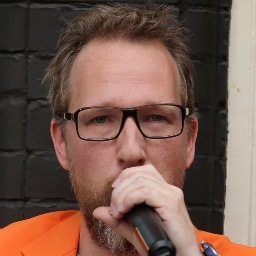
#> input picture 00005.jpg, 256 x 256 px, found by its file name
$ python read_image.py
#> lines starting #> are read from the running program, lines starting #| are printed output that depends on the picture
import cv2

image = cv2.imread("images/00005.jpg")
#> image is the input picture: shape (256, 256, 3); mean B, G, R 76.3, 87.5, 115.5

if image is None:
    print("Error: Image not found")
    exit()

# Resize image
image = cv2.resize(image, (600, 600))
#> image: shape (600, 600, 3)

# Convert image to grayscale
gray = cv2.cvtColor(image, cv2.COLOR_BGR2GRAY)
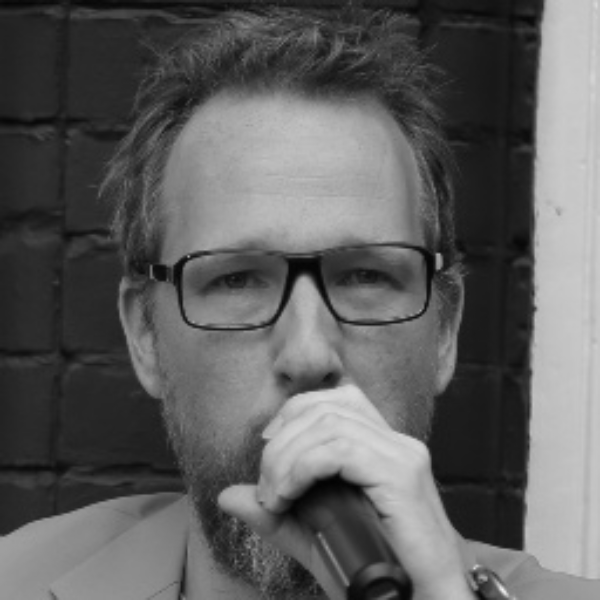
#> gray: shape (600, 600); min 2, max 244, mean 94.5

# Load Haar Cascade face detector
face_cascade = cv2.CascadeClassifier(
    cv2.data.haarcascades +
    "haarcascade_frontalface_default.xml"
)

# Detect faces
faces = face_cascade.detectMultiScale(
    gray,
    scaleFactor=1.1,
    minNeighbors=5,
    minSize=(30, 30)
)
#> faces = [[147, 145, 329, 329]]

# Print number of faces found
print(f"Faces detected: {len(faces)}")
#| Faces detected: 1

# Loop through detected faces
for i, (x, y, w, h) in enumerate(faces):

    # Draw rectangle around face
    cv2.rectangle(
        image,
        (x, y),
        (x + w, y + h),
        (0, 255, 0),
        2
    )

    # Crop face
    face_crop = image[y:y+h, x:x+w]

    # Save cropped face
    cv2.imwrite(f"images/cropped_face_{i}.jpg", face_crop)
#> this loop made 1 pass
#> pass 1, `face_crop = image[y:y+h, x:x+w]`:
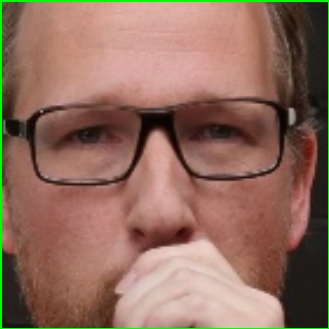
#> face_crop: shape (329, 329, 3); mean B, G, R 92.9, 108, 143.2
#> after the loop:
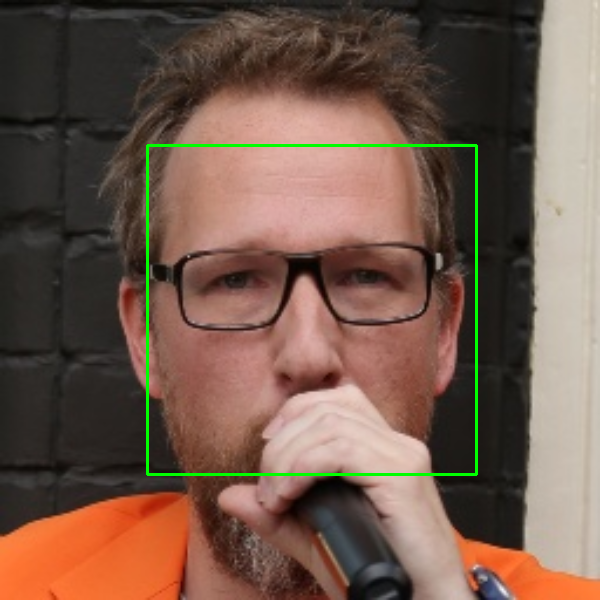
#> image: shape (600, 600, 3); mean B, G, R 75.4, 89.3, 114.2

# Show output image
cv2.imshow("Face Detection", image)

# Wait until key press
cv2.waitKey(0)

# Close all windows
cv2.destroyAllWindows()

$ run again, with 00008.jpg copied over 00005.jpg
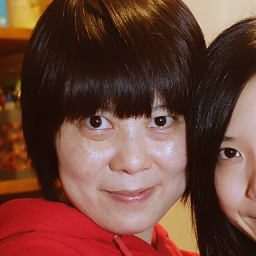
#> input picture 00008.jpg, 256 x 256 px, found by its file name
#> image is the input picture: shape (256, 256, 3); mean B, G, R 56.2, 68.1, 109.8
#> `gray = cv2.cvtColor(image, cv2.COLOR_BGR2GRAY)`:
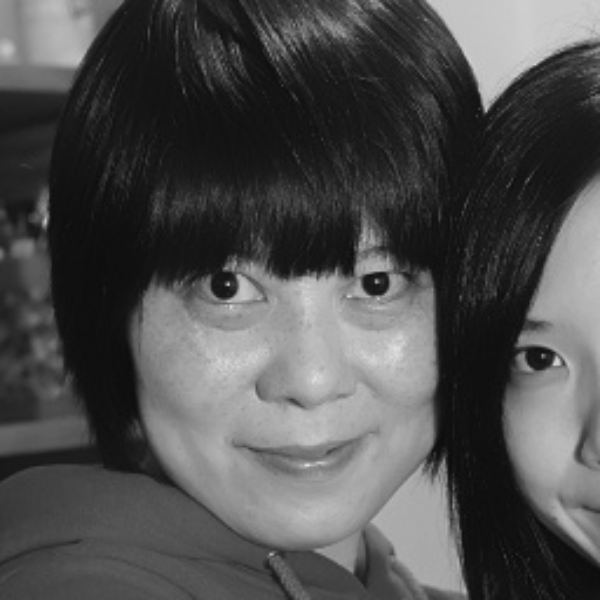
#> gray: shape (600, 600); min 10, max 226, mean 79.1
#> faces = [[108, 161, 382, 382]]
#| Faces detected: 1
#> the loop `for i, (x, y, w, h) in enumerate(faces):` made 1 pass
#> after the loop `for i, (x, y, w, h) in enumerate(faces):`:
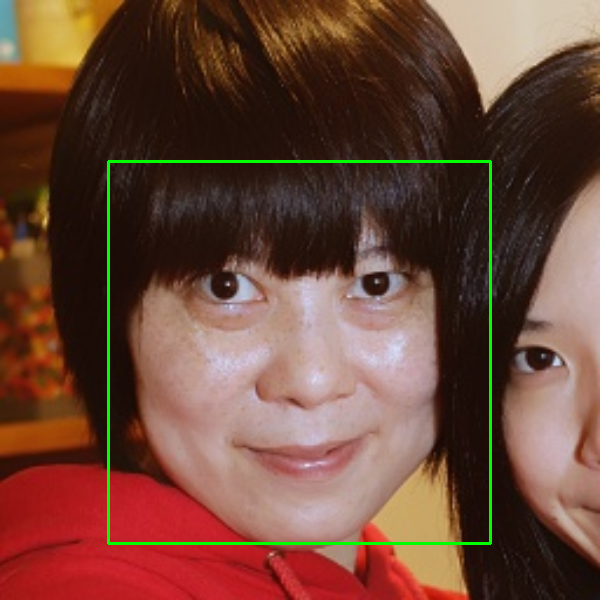
#> image: shape (600, 600, 3); mean B, G, R 55.7, 70.8, 108.7

$ run again, with 00020.jpg copied over 00005.jpg
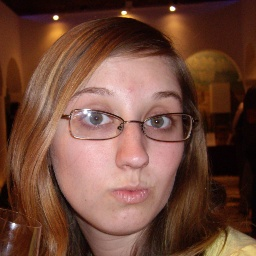
#> input picture 00020.jpg, 256 x 256 px, found by its file name
#> image is the input picture: shape (256, 256, 3); mean B, G, R 59, 73.4, 112.8
#> `gray = cv2.cvtColor(image, cv2.COLOR_BGR2GRAY)`:
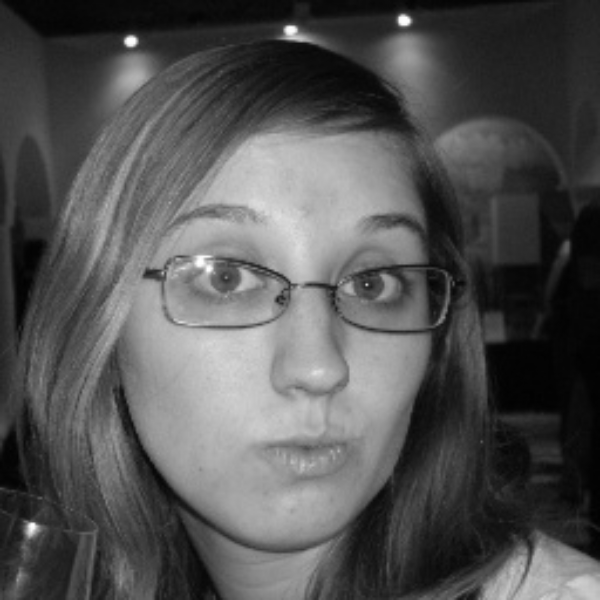
#> gray: shape (600, 600); min 1, max 254, mean 83.4
#> faces = [[124, 153, 361, 361]]
#| Faces detected: 1
#> the loop `for i, (x, y, w, h) in enumerate(faces):` made 1 pass
#> after the loop `for i, (x, y, w, h) in enumerate(faces):`:
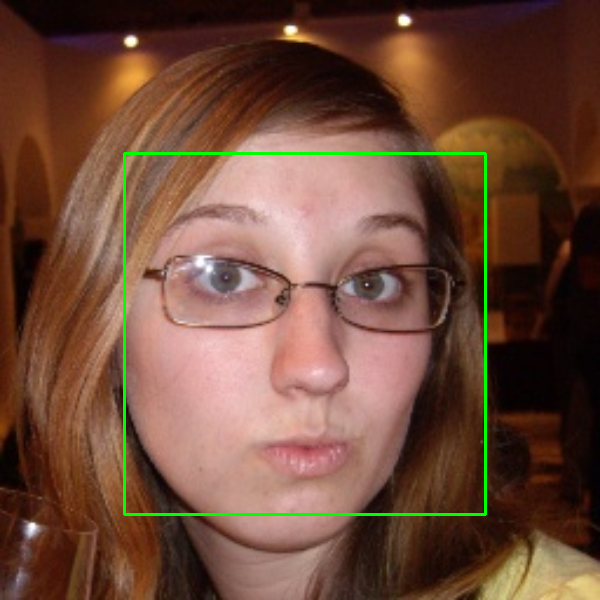
#> image: shape (600, 600, 3); mean B, G, R 58.1, 75.3, 111.1

$ run again, with 00024.jpg copied over 00005.jpg
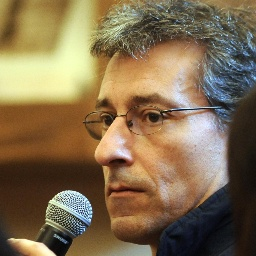
#> input picture 00024.jpg, 256 x 256 px, found by its file name
#> image is the input picture: shape (256, 256, 3); mean B, G, R 79.4, 109.3, 129.7
#> `image = cv2.resize(image, (600, 600))`:
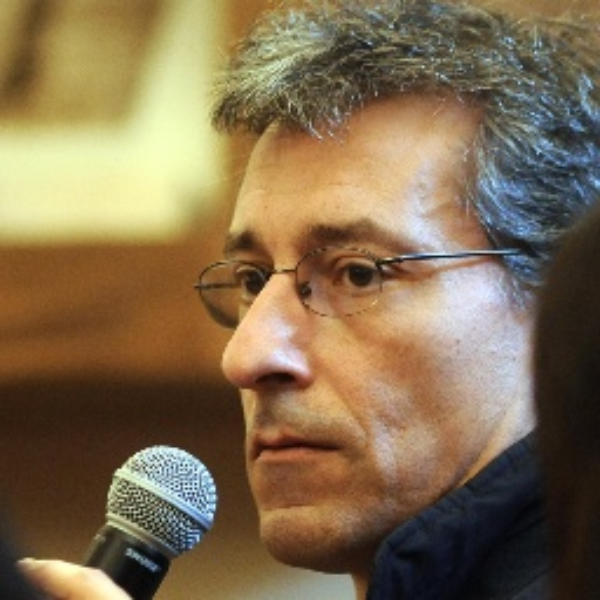
#> image: shape (600, 600, 3); mean B, G, R 79.2, 109.2, 129.6
#> `gray = cv2.cvtColor(image, cv2.COLOR_BGR2GRAY)`:
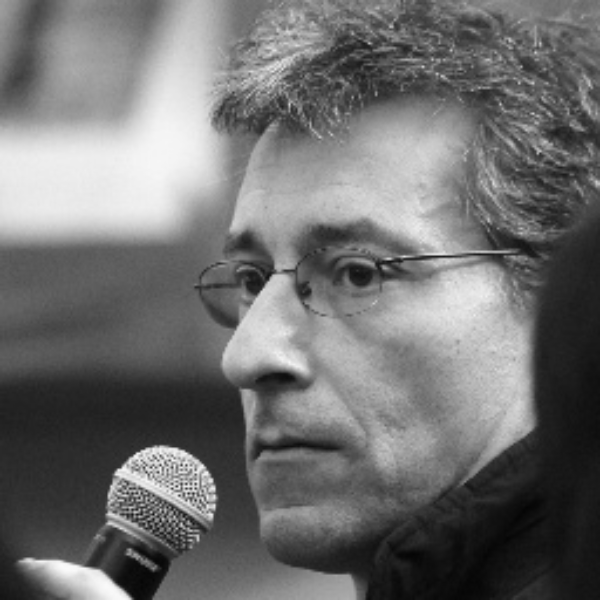
#> gray: shape (600, 600); min 4, max 250, mean 111.9
#> faces = ()
#| Faces detected: 0
